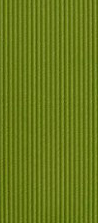
#> input picture 1.jpg, 98 x 223 px, found by its file name
$ jupyter execute Test.ipynb
#> lines starting #> are read from the running program, lines starting #| are printed output that depends on the picture
[cell 1]
from PIL import Image
import matplotlib
import matplotlib.pyplot as plt
import colorsys

# Take all 4 images
filename1="1.jpg"
filename2="2.jpg"
filename3="3.jpg"
filename4="4.jpg"
imagetest=Image.open(filename1)
#> imagetest is the input picture: PIL image 98x223 RGB; mean R, G, B 104.6, 121.7, 25.4
image1 = Image.open(filename1)
image2 = Image.open(filename2)
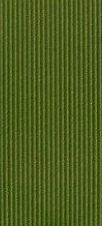
#> input picture 2.jpg, 102 x 226 px, found by its file name
#> image2 is the input picture: PIL image 102x226 RGB; mean R, G, B 77.8, 94.5, 30.7
image3 = Image.open(filename3)
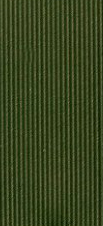
#> input picture 3.jpg, 103 x 226 px, found by its file name
#> image3 is the input picture: PIL image 103x226 RGB; mean R, G, B 56.4, 68.7, 31.2
image4 =Image.open(filename4)
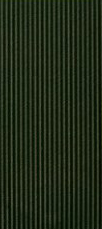
#> input picture 4.jpg, 102 x 229 px, found by its file name
#> image4 is the input picture: PIL image 102x229 RGB; mean R, G, B 32.8, 43, 24.5

image1 =image1.resize((50,50))
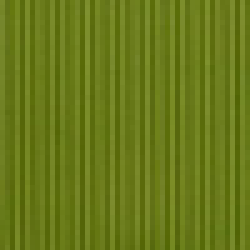
#> image1: PIL image 50x50 RGB (shown 5 times larger); mean R, G, B 104.7, 121.8, 25.4
image2 =image2.resize((50,50))
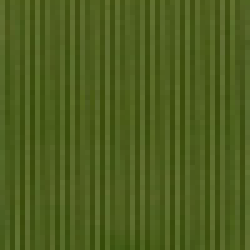
#> image2: PIL image 50x50 RGB (shown 5 times larger); mean R, G, B 77.9, 94.5, 30.8
image3 =image3.resize((50,50))
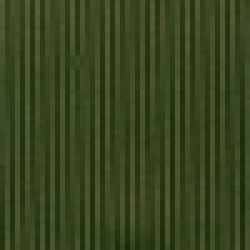
#> image3: PIL image 50x50 RGB (shown 5 times larger); mean R, G, B 56.5, 68.8, 31.3
image4 =image4.resize((50,50))
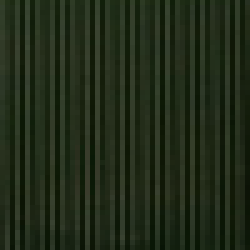
#> image4: PIL image 50x50 RGB (shown 5 times larger); mean R, G, B 32.9, 43, 24.5


import matplotlib.pyplot as plt
from matplotlib import style
from sklearn.cluster import KMeans
print (image1.size)
#| (50, 50)
print (imagetest.size)
#| (98, 223)


width1 , height1 = image1.size
#> width1 = 50; height1 = 50
width2 , height2 = image2.size
#> width2 = 50; height2 = 50
width3 , height3 = image3.size
#> width3 = 50; height3 = 50
width4 , height4 = image4.size
#> width4 = 50; height4 = 50


for i in range(width1):
    for j in range(height1):
         coordinate = x,y=i,j
         points=image1.getpixel(coordinate)
         points=colorsys.rgb_to_hsv(points[0],points[1],points[2])
         plt.scatter(points[0],points[1])


axes = plt.gca()
axes.set_ylim([0,1])
axes.set_xlim([0.15,0.35])
plt.show()
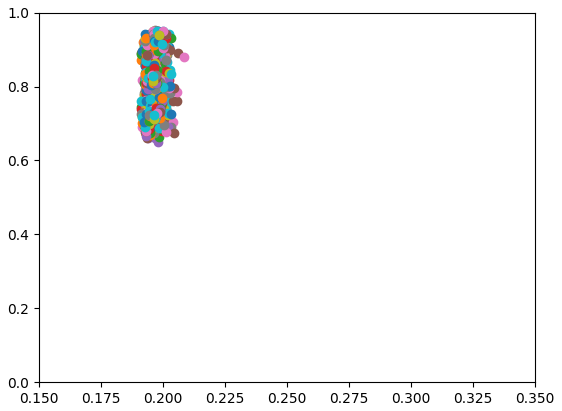
#> figure drawn by matplotlib, 1 panel

[cell 2]
for i in range(width2):
    for j in range(height2):
         coordinate = x,y=i,j
         points=image2.getpixel(coordinate)
         points=colorsys.rgb_to_hsv(points[0],points[1],points[2])
         plt.scatter(points[0],points[1])
axes = plt.gca()
axes.set_ylim([0,1])
axes.set_xlim([0.15,0.35])
plt.show()
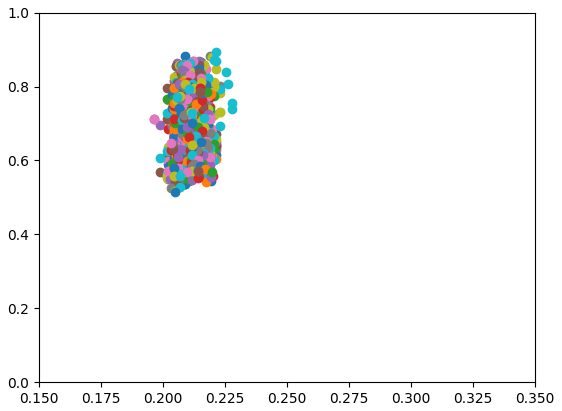
#> figure drawn by matplotlib, 1 panel
plt.show()

[cell 3]
for i in range(width3):
    for j in range(height3):
         coordinate = x,y=i,j
         points=image3.getpixel(coordinate)
         points=colorsys.rgb_to_hsv(points[0],points[1],points[2])
         plt.scatter(points[0],points[1])
axes = plt.gca()
axes.set_ylim([0,1])
axes.set_xlim([0.15,0.35])
plt.show()
plt.show()
